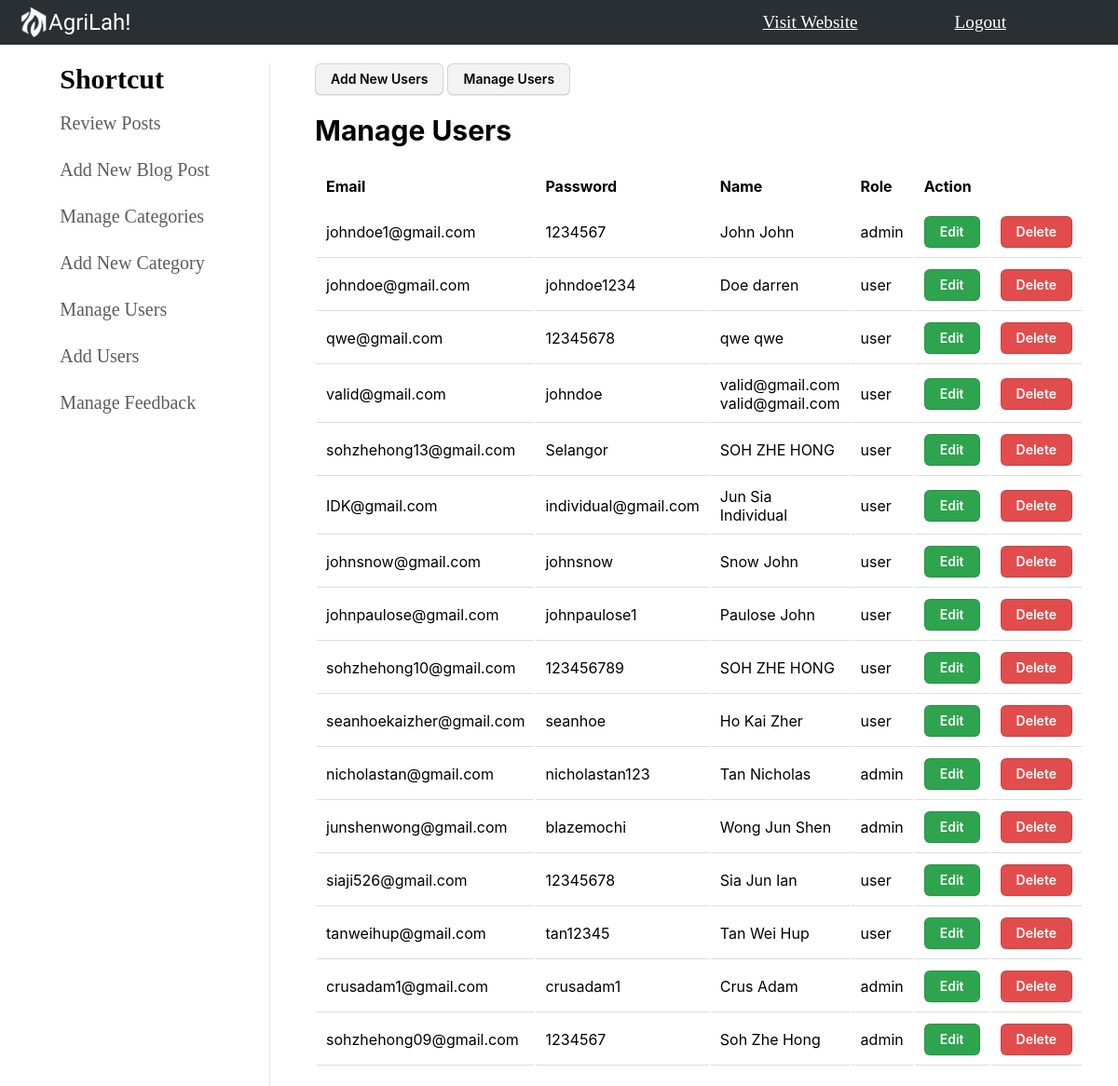
The page /admin/manage-user.php on the database its author committed.
### tables this page shows
CREATE TABLE IF NOT EXISTS `user` (
  `user_id` int NOT NULL AUTO_INCREMENT,
  `first_name` varchar(20) DEFAULT NULL,
  `last_name` varchar(20) NOT NULL,
  `user_password` varchar(20) NOT NULL,
  `user_email` varchar(100) NOT NULL,
  `user_role` varchar(10) NOT NULL DEFAULT 'user',
  `user_profile` varchar(50) NOT NULL DEFAULT 'no_image.jpg',
  `user_title` varchar(100) NOT NULL DEFAULT 'Your Average Blogger',
  `user_bios` varchar(255) NOT NULL DEFAULT 'Sharing the pleasure of agriculture with like-minded people	',
  `security_quest` varchar(20) NOT NULL,
  `security_answer` varchar(255) NOT NULL,
  `notification` int NOT NULL DEFAULT '0',
  PRIMARY KEY (`user_id`)
);

### admin/manage-user.php (the view, shortened to what this page needs)
<?php
include "header.php";
$query = "SELECT * FROM `user` ORDER BY `user_id` DESC ";
$stmt = $db->query($query);
?>
    <main class="main">
        <section class="grid-container">
            <?php include 'sidebar.php'?>
            <div>
                <div class="form-wrapper">
                    <form method="get">
                        <input type="submit" name="action" class="neutral-btn" value="Add New Users">
                        <input type="submit" name="action" class="neutral-btn" value="Manage Users">
                    </form>
                </div>
                <?php
                    echo '<section class="row-container">';
                    if ((isset($_GET['action'])) && $_GET['action'] == 'Add New Users'){
                        include ("user_form.html");
                    }elseif ((isset($_GET['action'])) && $_GET['action'] == 'Edit'){
                        include ("edit-user.php");
                    }
                    else{
                        if ($stmt->num_rows != 0){
                            echo '<h2>Manage Users</h2>';
                            echo '<table>';
                            echo '<tr>';
                            echo '<th>Email</th>';
                            echo '<th>Password</th>';
                            echo '<th>Name</th>';
                            echo '<th>Role</th>';
                            echo '<th>Action</th>';
                            echo '</tr>';
                            while ($row = $stmt->fetch_assoc()){
                                echo "<tr>";
                                echo '<td>' . $row['user_email'] . '</td>';
                                echo '<td>' . $row['user_password'] . '</td>';
                                echo '<td>' . $row['last_name']." ".$row['first_name'] . '</td>';
                                echo '<td>' . $row['user_role'] . '</td>';
                                echo '<td>';
                                echo '<form method="get">';
                                echo '<input type="submit" class="green-btn" name="action" value="Edit" />';
                                echo '</form>';
                                echo '</td>';
                                echo '<td>';
                                echo '<form action="delete-user.php" method="get">';
                                echo '<input type="submit" class="red-btn" value="Delete" />';
                                echo '</form>';
                                echo '</td>';
                                echo "</tr>";
                            };
                            echo '</table>';
                            }else{
                                echo 'No user records found';
                            };
                    }
                echo '</section>';
                ?>
            </div>
        </section>
    </main>
</body>

### admin/header.php (shortened to what this page needs)
<html>
<head>
    <link rel="stylesheet" href="style/style.css">
    <link rel="stylesheet" href="https://cdnjs.cloudflare.com/ajax/libs/font-awesome/4.7.0/css/font-awesome.min.css">
</head>
<body>
    <header class="admin-header">
        <div>
            <a href="index.php" class="header-logo flex-center">
                <img src="../assets/images/Logo_white.png" alt="company_logo"/>
                <div>AgriLah!</div>
            </a>
        </div>
        <div class="link-wrapper">
            <a href="../assets/blog-home.php" class="website-btn" target="_blank">Visit Website</a>
            <a href="../assets/logout.php" class="website-btn">Logout</a>
        </div>
    </header>

### admin/sidebar.php
<div class="side-bar">
    <form>
        <ul class="option-list"><h2 class="side-title">Shortcut</h2>
            <li>
                <a href="index.php">Review Posts</a>
            </li>
            <li>
                <a href="../assets/post-blog.php" >Add New Blog Post</a>
            </li>
            <li>
                <a href="manage-category.php">Manage Categories</a>
            </li>
            <li>
                <a href="manage-category.php?action=Add+New+Categories">Add New Category</a>
            </li>
            <li>
                <a href="manage-user.php">Manage Users</a>
            </li>
            <li>
                <a href="manage-user.php?action=Add+New+Users">Add Users</a>
            </li>
            <li>
                <a href="manage-feedback.php">Manage Feedback</a>
            </li>
        </ul>
    </form>
</div>

### admin/style/style.css (style rules this page uses)
html, body { scroll-behavior: smooth; }
* { margin: 0; padding: 0; box-sizing: border-box; }
a:link, a:visited, a:hover, a:active { text-decoration: none; }
.flex-center { display: flex; align-items: center; }
.admin-header { background-color: #2a2f33; display: inline-flex; flex-direction: row; align-items: center; justify-content: space-between; width: 100%; flex-grow: 1; }
.admin-header > div { padding: 8px 20px; }
.header-logo { font-size: 1.5rem; font-family: 'Fjalla One', sans-serif; color: white; }
.header-logo img { max-width: 4vw; max-height: 4vh; }
.admin-header .link-wrapper > a { color: white; font-size: 1.2rem; }
.admin-header .link-wrapper .website-btn { margin-right: 100px; text-decoration: underline; }
.side-bar { display: flex; flex-direction: column; align-items: center; position: sticky; border-right: 1px solid rgba(0, 0, 0, 0.1); }
.side-bar .side-title { font-size: 30px; color: black; padding: 0 10px; }
.side-bar .option-list { list-style: none; overflow-x: auto; overflow-y: hidden; font-size: 26px; color: #383e44; }
.side-bar .option-list > li { line-height: 40px; white-space: nowrap; font-size: 20px; margin: 10px 0; padding: 0 10px; }
.side-bar .option-list > li > a { color: #5b5c5e; }
.grid-container { display: grid; grid-template-columns: 290px auto; grid-gap: 3rem; margin-top: 20px; }
.row-container { margin: 20px 0; width: 98%; font-family: -apple-system,system-ui,"Segoe UI",Helvetica,Arial,sans-serif,"Apple Color Emoji","Segoe UI Emoji"; }
.row-container h2 { font-size: 30px; margin: 20px 0; font-weight: 700; }
table { width: 95%; }
td, th { text-align: left; padding: 10px; border-collapse: collapse; overflow-x: hidden; }
td { border-bottom: 1px solid #dddddd; }
.green-btn, .red-btn, .neutral-btn, .blue-btn { border-radius: 6px; box-sizing: border-box; border: 1px solid rgba(27, 31, 35, .15); box-shadow: rgba(27, 31, 35, .1) 0 1px 0; color: #fff; cursor: pointer; font-family: -apple-system,system-ui,"Segoe UI",Helvetica,Arial,sans-serif,"Apple Color Emoji","Segoe UI Emoji"; font-size: 14px; font-weight: 600; line-height: 20px; padding: 6px 16px; }
.neutral-btn { color: black; background: #f3f3f3; }
.green-btn, .input-form input[type=submit] { background-color: #2ea44f; }
.red-btn { background-color: #e24c4c; }

### rows shown on the page
user: user_email "johndoe1@gmail.com", user_password "1234567", last_name "John", first_name "John", user_role "admin"
user: user_email "johndoe@gmail.com", user_password "johndoe1234", last_name "Doe", first_name "darren", user_role "user"
user: user_email "qwe@gmail.com", user_password "12345678", last_name "qwe", first_name "qwe", user_role "user"
user: user_email "valid@gmail.com", user_password "johndoe", last_name "valid@gmail.com", first_name "valid@gmail.com", user_role "user"
user: user_email "sohzhehong13@gmail.com", user_password "Selangor", last_name "SOH", first_name "ZHE HONG", user_role "user"
user: user_email "IDK@gmail.com", user_password "individual@gmail.com", last_name "Jun Sia", first_name "Individual", user_role "user"
user: user_email "johnsnow@gmail.com", user_password "johnsnow", last_name "Snow", first_name "John", user_role "user"
user: user_email "johnpaulose@gmail.com", user_password "johnpaulose1", last_name "Paulose", first_name "John", user_role "user"
user: user_email "sohzhehong10@gmail.com", user_password "123456789", last_name "SOH", first_name "ZHE HONG", user_role "user"
user: user_email "seanhoekaizher@gmail.com", user_password "seanhoe", last_name "Ho", first_name "Kai Zher", user_role "user"
user: user_email "nicholastan@gmail.com", user_password "nicholastan123", last_name "Tan", first_name "Nicholas", user_role "admin"
user: user_email "junshenwong@gmail.com", user_password "blazemochi", last_name "Wong", first_name "Jun Shen", user_role "admin"
user: user_email "siaji526@gmail.com", user_password "12345678", last_name "Sia", first_name "Jun Ian", user_role "user"
user: user_email "tanweihup@gmail.com", user_password "tan12345", last_name "Tan", first_name "Wei Hup", user_role "user"
user: user_email "crusadam1@gmail.com", user_password "crusadam1", last_name "Crus", first_name "Adam", user_role "admin"
user: user_email "sohzhehong09@gmail.com", user_password "1234567", last_name "Soh", first_name "Zhe Hong", user_role "admin"
